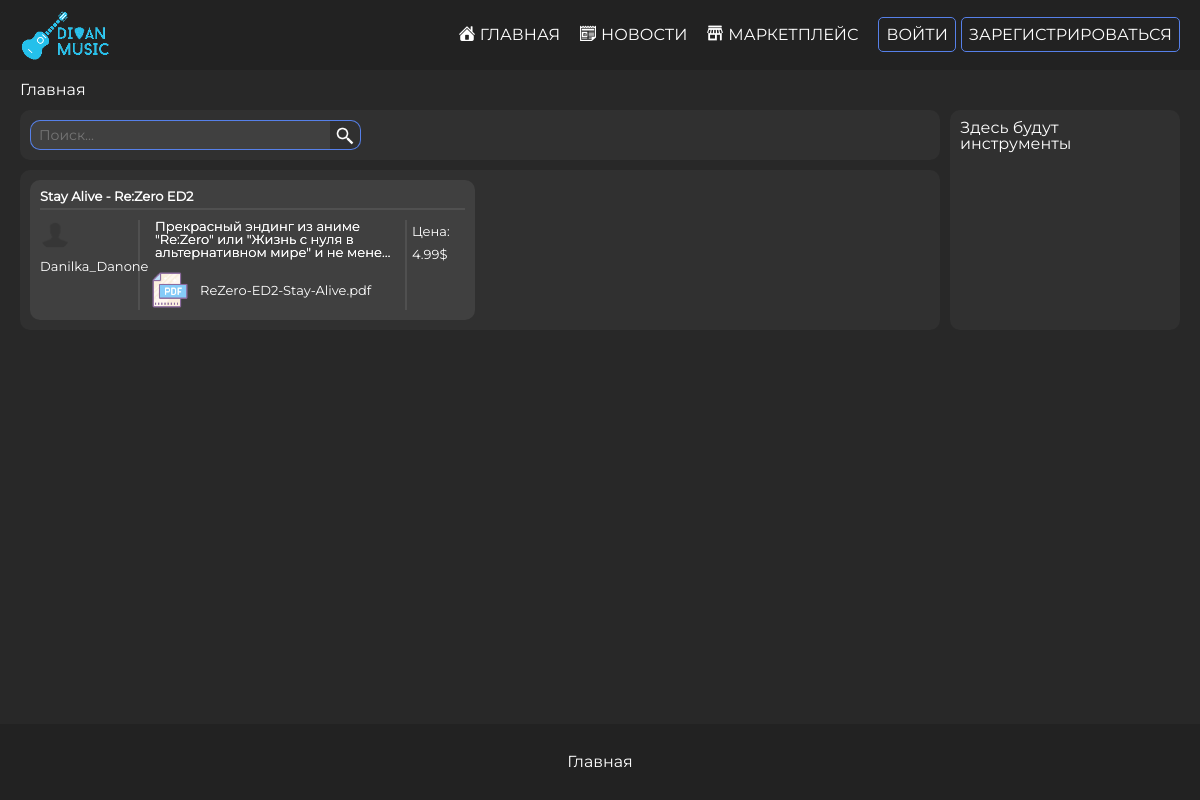
/marketplace, run on an earlier commit of the app's database.
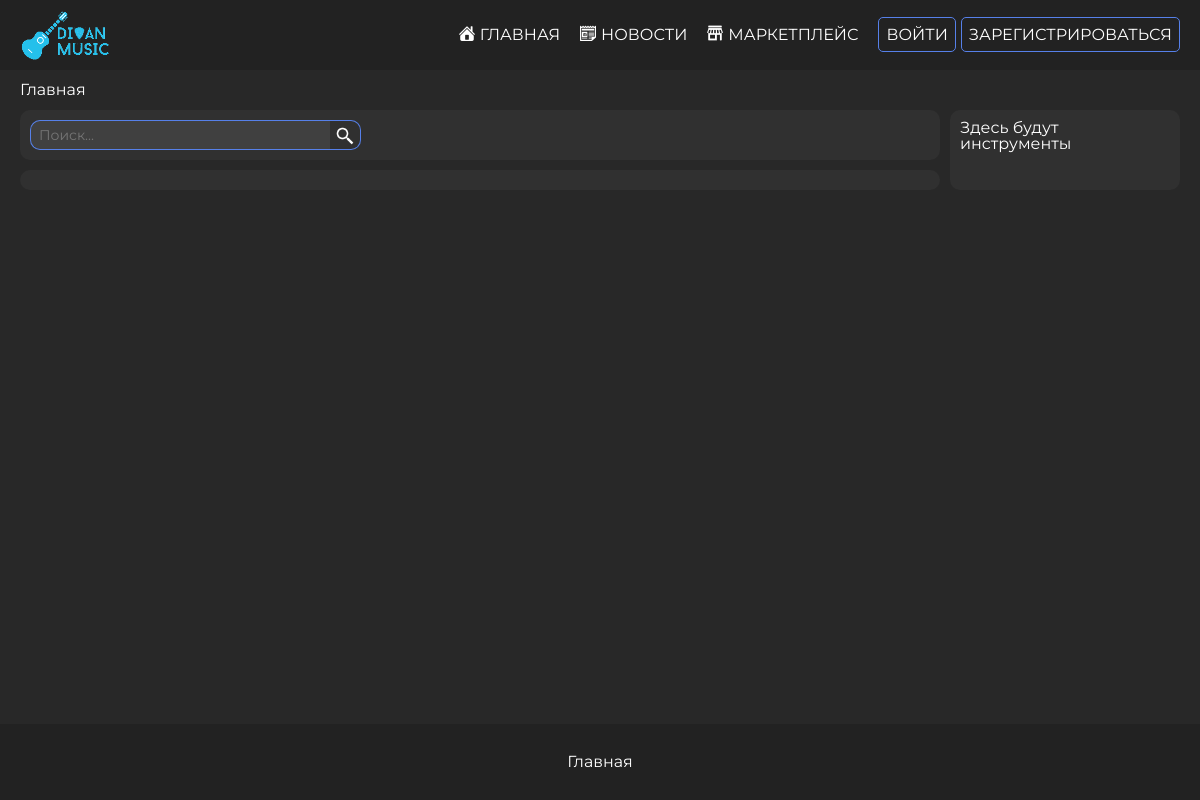
And on a later commit of the database.
### static/data/products.py (models this page shows)
class Product(SqlAlchemyBase, UserMixin):
    __tablename__ = 'products'
    id = sqlalchemy.Column(sqlalchemy.Integer,
                           primary_key=True, autoincrement=True)
    title = sqlalchemy.Column(sqlalchemy.String, nullable=True)
    description = sqlalchemy.Column(sqlalchemy.String, nullable=True)
    theme = sqlalchemy.Column(sqlalchemy.String, nullable=True)
    content = sqlalchemy.Column(sqlalchemy.String, nullable=True)
    price = sqlalchemy.Column(sqlalchemy.Integer, nullable=True)
    created_date = sqlalchemy.Column(sqlalchemy.String, nullable=True)
    is_sold = sqlalchemy.Column(sqlalchemy.Boolean, nullable=True)
    creator = sqlalchemy.Column(sqlalchemy.String, nullable=True)
    creator_avatar_path = sqlalchemy.Column(sqlalchemy.String, nullable=True)
    path = sqlalchemy.Column(sqlalchemy.String, nullable=True)
    icon_file = sqlalchemy.Column(sqlalchemy.String, nullable=True)
    preview_path  = sqlalchemy.Column(sqlalchemy.String, nullable=True)

### main.py (the view)
@app.route('/marketplace')
def marketplace():
    db_sess = db_session.create_session()
    products = db_sess.query(Product).all()
    products.reverse()
    if current_user.is_authenticated:
        image = current_user.email
        log_form = None
    else:
        image = None
        log_form = LoginForm()
    return render_template('marketplace_main_page.html',
                           user=current_user,
                           title=f'Маркетплейс - DIVAN music',
                           image=f'/img/avatars/{image}.png',
                           products=products,
                           form=log_form)

### static/forms/login_form.py
class LoginForm(FlaskForm):
    email = EmailField('Почта', validators=[DataRequired(message='Это поле должно быть заполнено!')],
                       name='email',
                       id='email',
                       render_kw={"placeholder": "Введите логин (почту)..."})
    password = PasswordField('Пароль', validators=[DataRequired(message='Это поле должно быть заполнено!'),
                                                   Length(min=4, max=32,
                                                          message='Длина пароля должна составлять от 4 до 32 символов!')],
                             id='password',
                             name='password',
                             render_kw={"placeholder": "Введите пароль..."})
    remember_me = BooleanField('Запомнить меня',
                               id='custom__checkbox')

### static/data/db_session.py (called while the page is built)
def create_session() -> Session:
    global __factory
    return __factory()

### templates/marketplace_main_page.html (shortened to what the changed rows need)
{% extends "base.html" %}
{% block content %}
    <div class="content">
        <div class="container">
            <div class="marketplace__grid">
                <div class="marketplace__grid__body">
                    <div class="marketplace__grid__item marketplace__page__content__block">
                        <div class="marketplace__products__grid">
                            {% for product in products %}
                                {% if current_user.username == product.creator %}
                                    <div class="marketplace__products__grid__item user_is_seller">
                                {% else %}
                                    <div class="marketplace__products__grid__item">
                                {% endif %}
                                        <a href="/marketplace/product_id_{{ product.id }}">
                                            <div class="marketplace__product__grid">
                                                <div class="marketplace__product__item product__seller">
                                                    <div class="marketplace__product__item creator__avatar">
                                                        {% if current_user.avatar_path %}
                                                            <img src="{{ url_for('static', filename=current_user.avatar_path) }}" alt="oops">
                                                        {% else %}
                                                            <img src="{{ url_for('static', filename='/img/avatars/anonym.png') }}" alt="oops">
                                                        {% endif %}
                                                    </div>
                                                    <div class="marketplace__product__item product__seller__nickname">
                                                        {{ product.creator }}
                                                    </div>
                                                </div>
                                                <div class="marketplace__product__item product__title">
                                                    <b>{{ product.title }}</b>
                                                </div>
                                                <div class="marketplace__product__item product__description">
                                                    {{ product.description }}
                                                </div>
                                                <div class="marketplace__product__item product__description">
                                                    {{ product.description }}
                                                </div>
                                                <div class="marketplace__product__item product__file">
                                                    <div class="product__file__icon">
                                                        {% if product.icon_file %}
                                                            <img src="{{ url_for('static', filename=product.icon_file )}}" alt="">
                                                        {% endif %}
                                                    </div>
                                                    <div class="product__filename">
                                                        {{ product.content }}
                                                    </div>
                                                </div>
                                                <div class="marketplace__product__item product__price">
                                                    <p>Цена:</p>
                                                    {{ product.price }}$
                                                </div>
                                            </div>
                                        </a>
                                    </div>
                            {% endfor %}
                        </div>
                    </div>
                    <div class="marketplace__grid__item marketplace__page__tools__block">
                        Здесь будут инструменты
                    </div>
                    <div class="marketplace__grid__item marketplace__page__top__content__block">
                        <div class="marketplace__top__content__grid">
                        </div>
                    </div>
                </div>
            </div>
        </div>
    </div>
{% endblock %}

What changed in the data, as far as the page shows it:
removed Product: creator "Danilka_Danone", title "Stay Alive - Re:Zero ED2", description "Прекрасный эндинг из аниме \"Re:Zero\" или \"Жизнь с нуля в альтернативном мире\" и не…", icon_file (picture), content "ReZero-ED2-Stay-Alive.pdf", price "4.99"
